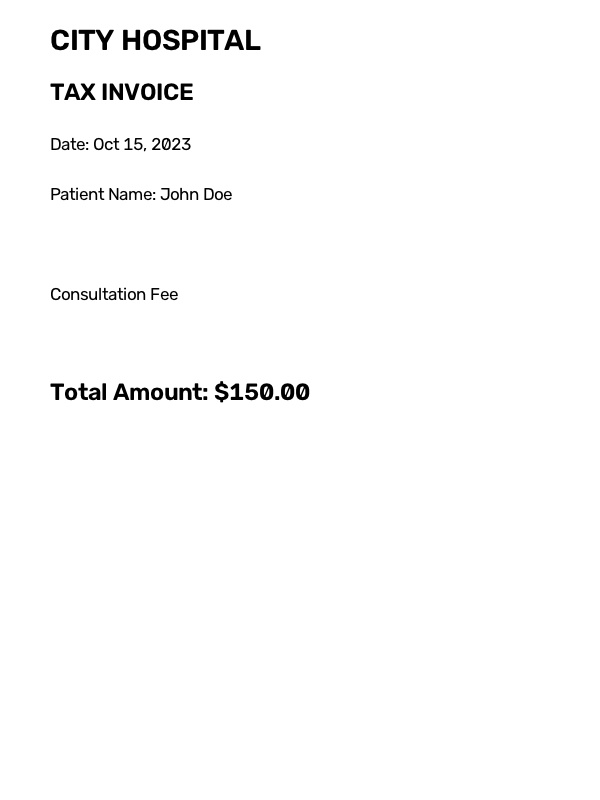
#> input picture tests/sample_documents/sample_invoice.jpg, 600 x 800 px
$ python -i preprocessing.py   (imports and definitions only)
#> lines starting #> are read from the running program, lines starting #| are printed output that depends on the picture; after the words box and inside, x2 and y2 are one past the last pixel; in counts of white or black regions, pixels touching at a corner belong together
import os
import cv2
import fitz  # PyMuPDF
import numpy as np
import logging
from typing import List, Tuple

logger = logging.getLogger(__name__)

# Constants for validation
SUPPORTED_EXTENSIONS = {'.pdf', '.png', '.jpg', '.jpeg'}

def validate_file(file_path: str) -> None:
    """
    Validates if the file exists and has a supported extension.
    """
    if not os.path.exists(file_path):
        raise FileNotFoundError(f"File not found: {file_path}")

    ext = os.path.splitext(file_path)[1].lower()
    if ext not in SUPPORTED_EXTENSIONS:
        raise ValueError(f"Unsupported file extension: {ext}. Supported: {SUPPORTED_EXTENSIONS}")

def render_document(file_path: str, output_dir: str, dpi: int = 300) -> List[str]:
    """
    Renders a document into a list of image paths.
    Supports PDF (rendering each page) and images (returning the path itself, or copying).
    """
#> called with output_dir = 'out.png', dpi = 300
    ext = os.path.splitext(file_path)[1].lower()
    rendered_images = []

    if ext == '.pdf':
        try:
            doc = fitz.open(file_path)
            zoom = dpi / 72.0
            matrix = fitz.Matrix(zoom, zoom)
            for page_num in range(len(doc)):
                page = doc.load_page(page_num)
                pix = page.get_pixmap(matrix=matrix, alpha=False)
                out_path = os.path.join(output_dir, f"page_{page_num}.png")
                pix.save(out_path)
                rendered_images.append(out_path)
        except Exception as e:
            logger.error(f"Failed to render PDF: {e}")
            raise
    else:
        # It's an image. Just copy or use as is. We'll read and rewrite to ensure PNG format
        img = cv2.imread(file_path)
#> img is the input picture: shape (800, 600, 3); min 0, max 255, mean 251.4
        if img is None:
            raise ValueError(f"Could not read image: {file_path}")
        out_path = os.path.join(output_dir, "page_0.png")
        cv2.imwrite(out_path, img)
        rendered_images.append(out_path)

    return rendered_images


def normalize_resolution(img: np.ndarray, target_height: int = 1500) -> np.ndarray:
    """
    Normalizes the image resolution for optimal OCR and Layout processing.
    """
#> called with target_height = 1500
    h, w = img.shape[:2]
#> h = 800; w = 600
    if h == 0 or w == 0:
        return img

    scale = target_height / h
#> scale = 1.88
    # Only upscale if it's too small, or downscale if it's massive
    if 0.5 < scale < 1.5:
        return img  # Close enough, don't resample

    new_w = int(w * scale)
#> new_w = 1125
    new_h = target_height
    return cv2.resize(img, (new_w, new_h), interpolation=cv2.INTER_CUBIC)


def deskew_image(img: np.ndarray) -> np.ndarray:
    """
    Detects skew angle and rotates the image to correct it.
    """
    gray = cv2.cvtColor(img, cv2.COLOR_BGR2GRAY) if len(img.shape) == 3 else img
    gray = cv2.bitwise_not(gray)
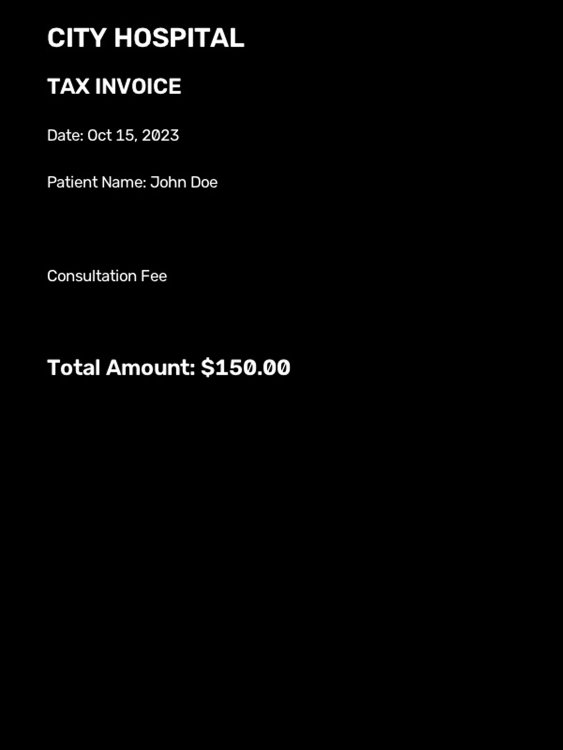
#> gray: shape (1500, 1125) (shown at 1/2 size); min 0, max 255, mean 3.6
    thresh = cv2.threshold(gray, 0, 255, cv2.THRESH_BINARY | cv2.THRESH_OTSU)[1]
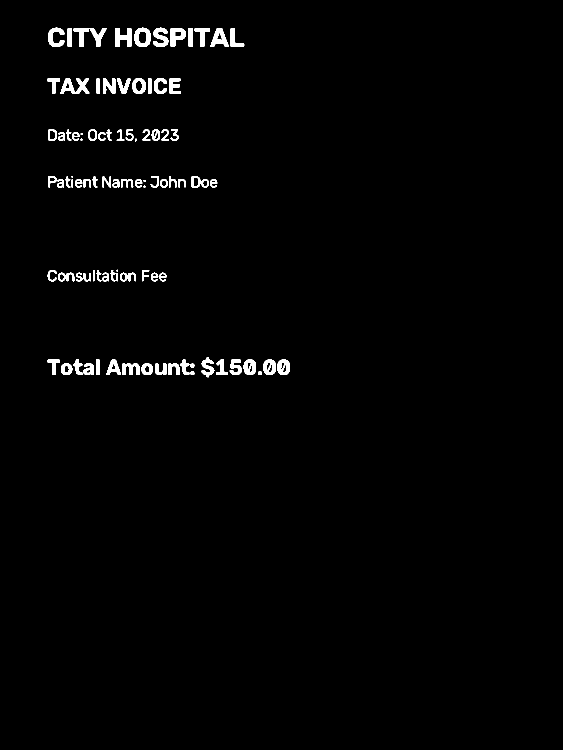
#> thresh: shape (1500, 1125) (shown at 1/2 size); 1.5% white; 93 white regions (6 under 20 px), largest, box (x1, y1, x2, y2) and area: (147, 56, 214, 94) 1039, (120, 156, 179, 188) 960, (231, 56, 263, 94) 791

    coords = np.column_stack(np.where(thresh > 0))
#> coords = 25144 pairs, first value 55 to 754, second value 94 to 579
    if len(coords) == 0:
        return img

    angle = cv2.minAreaRect(coords)[-1]
#> angle = -90
    if angle < -45:
        angle = -(90 + angle)
#> angle = 0
    else:
        angle = -angle

    if abs(angle) < 0.5 or abs(angle) > 45:
        return img # Ignore tiny skews or extreme ones which might not be text skew

    (h, w) = img.shape[:2]
    center = (w // 2, h // 2)
    M = cv2.getRotationMatrix2D(center, angle, 1.0)

    # Pad to avoid cutting off corners
    cos = np.abs(M[0, 0])
    sin = np.abs(M[0, 1])
    nW = int((h * sin) + (w * cos))
    nH = int((h * cos) + (w * sin))
    M[0, 2] += (nW / 2) - center[0]
    M[1, 2] += (nH / 2) - center[1]

    rotated = cv2.warpAffine(img, M, (nW, nH), flags=cv2.INTER_CUBIC, borderMode=cv2.BORDER_REPLICATE)
    return rotated


def reduce_noise_and_normalize_contrast(img: np.ndarray) -> np.ndarray:
    """
    Applies lightweight noise reduction and contrast normalization (CLAHE).
    Optimized for CPU-first rapid execution.
    """
    gray = cv2.cvtColor(img, cv2.COLOR_BGR2GRAY) if len(img.shape) == 3 else img.copy()

    # Lightweight noise reduction
    denoised = cv2.medianBlur(gray, 3)

    # Contrast normalization using CLAHE
    clahe = cv2.createCLAHE(clipLimit=2.0, tileGridSize=(8, 8))
    contrasted = clahe.apply(denoised)

    # Convert back to BGR for consistency
    return cv2.cvtColor(contrasted, cv2.COLOR_GRAY2BGR)


def preprocess_for_pipeline(file_path: str, output_dir: str) -> List[str]:
    """
    Main preprocessing entry point.
    Returns a list of paths to the fully preprocessed page images.
    """
    validate_file(file_path)
    os.makedirs(output_dir, exist_ok=True)

    raw_images = render_document(file_path, output_dir)
    processed_images = []

    for idx, img_path in enumerate(raw_images):
        img = cv2.imread(img_path)
        if img is None:
            continue

        img = normalize_resolution(img)
        img = deskew_image(img)
        img = reduce_noise_and_normalize_contrast(img)

        # Overwrite or save as new
        final_path = os.path.join(output_dir, f"processed_page_{idx}.png")
        cv2.imwrite(final_path, img)
        processed_images.append(final_path)

    return processed_images

# Keep a stub for compatibility if older things imported it before full refactor
def preprocess_for_embedding(image_path: str) -> str:
    return image_path

>>> result = preprocess_for_pipeline('../../tests/sample_documents/sample_invoice.jpg', 'out.png')

$ run again, on tests/sample_documents/sample_lab_report.jpg
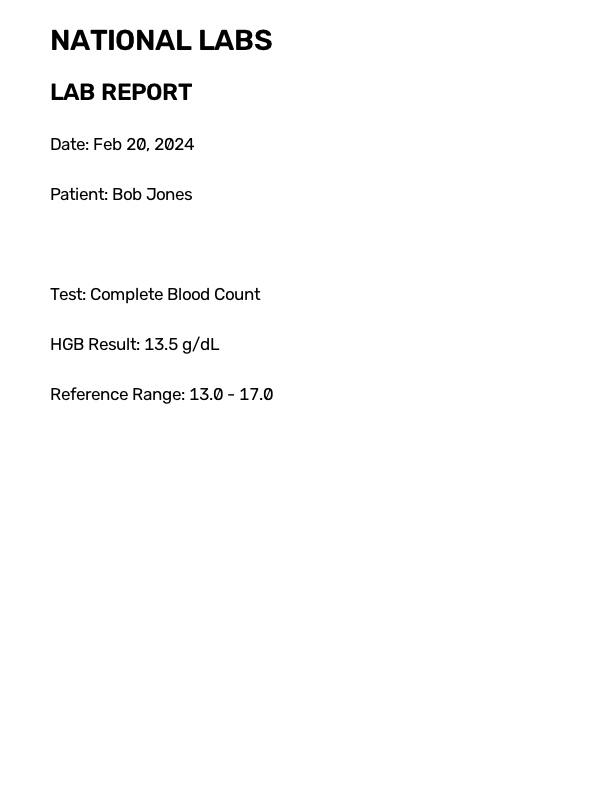
#> input picture tests/sample_documents/sample_lab_report.jpg, 600 x 800 px
#> in render_document, img is the input picture: shape (800, 600, 3); min 0, max 255, mean 251.4
#> in deskew_image, `gray = cv2.bitwise_not(gray)`:
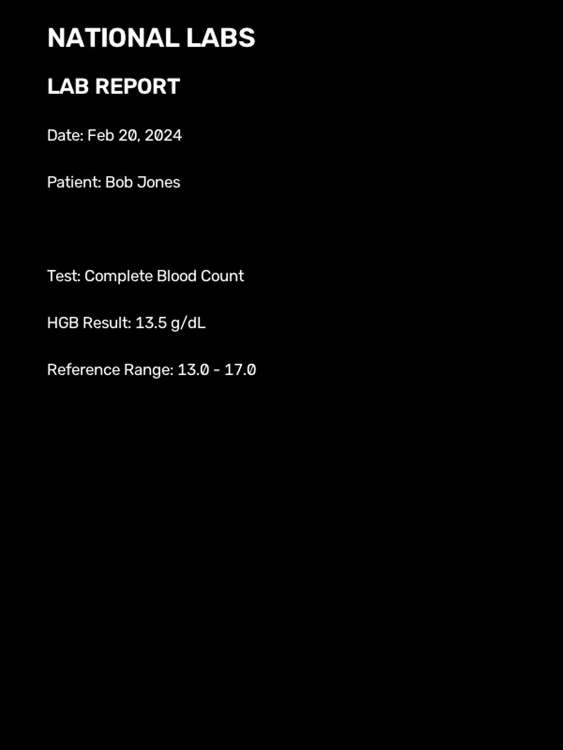
#> gray: shape (1500, 1125) (shown at 1/2 size); min 0, max 255, mean 3.6
#> in deskew_image, `thresh = cv2.threshold(gray, 0, 255, cv2.THRESH_BINARY | cv2.THRESH_OT..`:
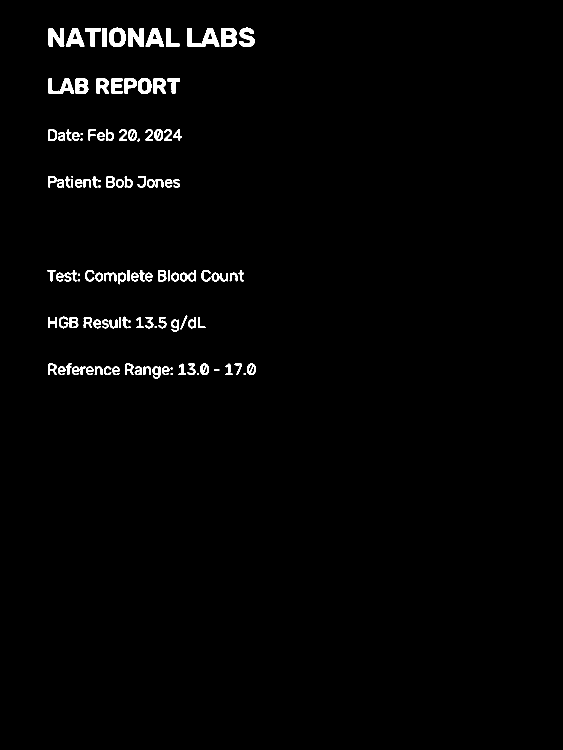
#> thresh: shape (1500, 1125) (shown at 1/2 size); 1.5% white; 121 white regions (14 under 20 px), largest, box (x1, y1, x2, y2) and area: (375, 56, 439, 94) 1212, (442, 56, 474, 94) 912, (257, 56, 288, 94) 861
#> coords = 26059 pairs, first value 55 to 756, second value 94 to 511
#> in deskew_image, `angle = cv2.minAreaRect(coords)[-1]`: angle = -89.83
#> in deskew_image, `angle = -(90 + angle)`: angle = -0.175
